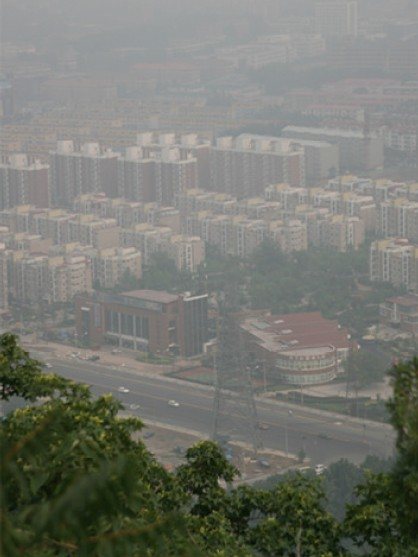
#> input picture C++/Test_Opencv/H26.jpg, 418 x 557 px, found by its file name
$ python guided_filter.py
#> lines starting #> are read from the running program, lines starting #| are printed output that depends on the picture; after the words box and inside, x2 and y2 are one past the last pixel; in counts of white or black regions, pixels touching at a corner belong together
"""
Created by Yu Ran
2022/10/11
"""
import numpy as np
import cv2
import copy
import matplotlib.pyplot as plt


class HazelRemove():
    def __init__(self, img):
        self.img = img
        self.darkImg = np.min(img, 2)
        # self.darkImg = cv2.erode(np.min(img, 2), (15, 15))
        self.num_pixels = len(img) * len(img[0])
        self.B_A, self.G_A, self.R_A = self.get_A_val()
        self.img_shape = img[:, :, 0].shape

    def display_dark_channel(self):
        cv2.imshow('dark img', self.darkImg)
        cv2.waitKey(0)

    def get_dark_channel(self, img):
        darkImg = np.min(img, 2)
        guided_darkImg = guidedfilter(darkImg, cv2.erode(darkImg, (15, 15)), 8, 500)
        return guided_darkImg

    def get_A_val(self):
        hist = cv2.calcHist([self.darkImg, 0], [0], None, [256], [0, 256])
        count = 0
        for i in range(254, 0, -1):
            count += hist[i]
            if count >= (self.num_pixels * 0.001):
                break
        threshold = i + 1
        print(threshold)
        max_element = np.array([0, 0, 0])

        for i in range(len(self.darkImg)):
            for j in range(len(self.darkImg[0])):
                if self.darkImg[i, j] >= threshold:
                    for channel in range(3):
                        max_element[channel] = max(max_element[channel], self.img[i, j, channel])
        max_element[max_element > 240] = 240
        print('A value for channel B, G, A', max_element[0], max_element[1], max_element[2])
        return max_element[0], max_element[1], max_element[2]

    def remove_hazel_DC(self, w=0.95):
        A = [self.B_A, self.G_A, self.R_A]
        output = np.zeros(self.img.shape)
        normalized_img = copy.copy(self.img).astype(np.float64)
        normalized_img[:, :, 0] = normalized_img[:, :, 0] / 255
        normalized_img[:, :, 1] = normalized_img[:, :, 1] / 255
        normalized_img[:, :, 2] = normalized_img[:, :, 2] / 255
        normalized_dark_img = self.get_dark_channel(img=normalized_img)
        for channel in range(3):
            tx = np.ones(self.img_shape) - w * normalized_dark_img
            tx[tx < 0.1] = 0.1
            temp1 = self.img[:, :, channel] - np.ones(self.img_shape) * A[channel]
            output[:, :, channel] = temp1 / tx + np.ones(self.img_shape) * A[channel]
        output = np.clip(output, 0, 255).astype(np.uint8)
        cv2.imshow('result', output)
        cv2.waitKey(0)
        return output

    def min_filter(self, img, K_size):
        height, width = img.shape
        pad = K_size // 2
        out_img = img.copy()
        pad_img = np.zeros((height + pad * 2, width + pad * 2))
        pad_img[pad: pad + height, pad: pad + width] = img.copy()

        for y in range(height):
            for x in range(width):
                out_img[y, x] = np.min(pad_img[y:y + K_size, x:x + K_size])
        return out_img

def boxfilter(img, r):
    (rows, cols) = img.shape
    imDst = np.zeros_like(img)

    imCum = np.cumsum(img, 0)
    imDst[0 : r+1, :] = imCum[r : 2*r+1, :]
    imDst[r+1 : rows-r, :] = imCum[2*r+1 : rows, :] - imCum[0 : rows-2*r-1, :]
    imDst[rows-r: rows, :] = np.tile(imCum[rows-1, :], [r, 1]) - imCum[rows-2*r-1 : rows-r-1, :]

    imCum = np.cumsum(imDst, 1)
    imDst[:, 0 : r+1] = imCum[:, r : 2*r+1]
    imDst[:, r+1 : cols-r] = imCum[:, 2*r+1 : cols] - imCum[:, 0 : cols-2*r-1]
    imDst[:, cols-r: cols] = np.tile(imCum[:, cols-1], [r, 1]).T - imCum[:, cols-2*r-1 : cols-r-1]

    return imDst

def guidedfilter(I, p, r, eps):
    (rows, cols) = I.shape
    N = boxfilter(np.ones([rows, cols]), r)

    meanI = boxfilter(I, r) / N
    meanP = boxfilter(p, r) / N
    meanIp = boxfilter(I * p, r) / N
    covIp = meanIp - meanI * meanP

    meanII = boxfilter(I * I, r) / N
    varI = meanII - meanI * meanI

    a = covIp / (varI + eps)
    b = meanP - a * meanI

    meanA = boxfilter(a, r) / N
    meanB = boxfilter(b, r) / N

    q = meanA * I + meanB
    return q

if __name__ == '__main__':
    img = cv2.imread('./db/IEI2019/H26.jpg')
#> img is the input picture: shape (557, 418, 3); mean B, G, R 112.6, 120.5, 118.5
    model = HazelRemove(img=img)
#> in __init__, `self.darkImg = np.min(img, 2)`:
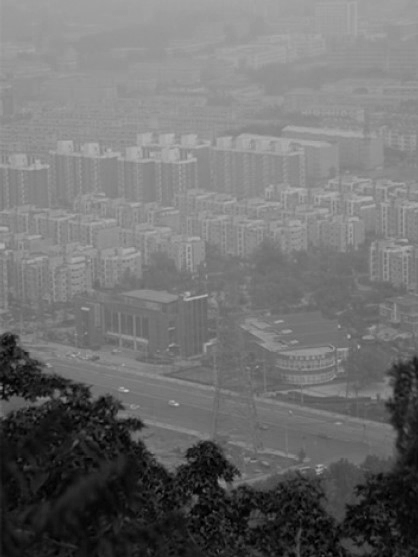
#> self.darkImg: shape (557, 418); min 0, max 198, mean 111.5
#> in __init__, `self.num_pixels = len(img) * len(img[0])`: self.num_pixels = 232826
#> in get_A_val, `hist = cv2.calcHist([self.darkImg, 0], [0], None, [256], [0, 256])`: hist = 256 values, max 5002 at index 149, min 0 at index 182, mean 909.5
#> the loop in get_A_val, `for i in range(254, 0, -1):` made 81 passes
#> count on passes 1 to 12: [0], [0], [0], [0], [0], [0], [0], [0], [0], [0], [0], [0]
#> after the loop in get_A_val, `for i in range(254, 0, -1):`: count = [270]
#> after the loop in get_A_val, `for i in range(len(self.darkImg)):`: max_element = [198, 203, 204]
#| A value for channel B, G, A 198 203 204
#> in __init__, `self.B_A, self.G_A, self.R_A = self.get_A_val()`: self.B_A = 198; self.G_A = 203; self.R_A = 204
    # model.display_dark_channel()

    result = model.remove_hazel_DC()
#> in remove_hazel_DC, `A = [self.B_A, self.G_A, self.R_A]`: A = [198, 203, 204]
#> in remove_hazel_DC, `normalized_img[:, :, 1] = normalized_img[:, :, 1] / 255`:
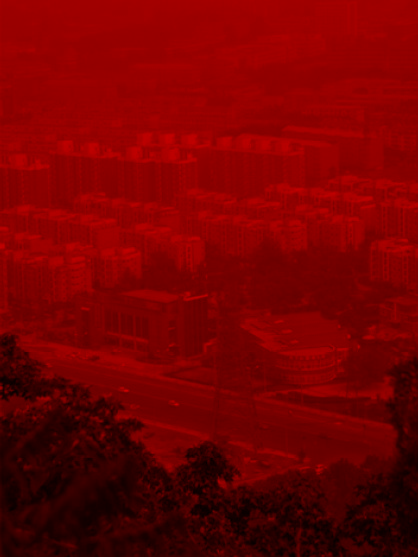
#> normalized_img: shape (557, 418, 3) float64; mean B, G, R 0.4, 0.5, 118.5
#> in boxfilter, `imCum = np.cumsum(img, 0)`: img: shape (557, 418) float64; every value is 1
#> in boxfilter, `imDst[:, cols-r: cols] = np.tile(imCum[:, cols-1], [r, 1]).T - imCum[:..`:
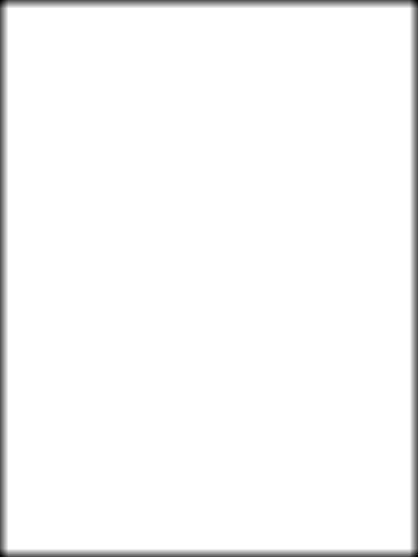
#> imDst: shape (557, 418) float64; min 81, max 289, mean 283.9; drawn with min black and max white
#> call 2 of boxfilter, with r = 8
#> in boxfilter (call 2), `imDst[rows-r: rows, :] = np.tile(imCum[rows-1, :], [r, 1]) - imCum[row..`:
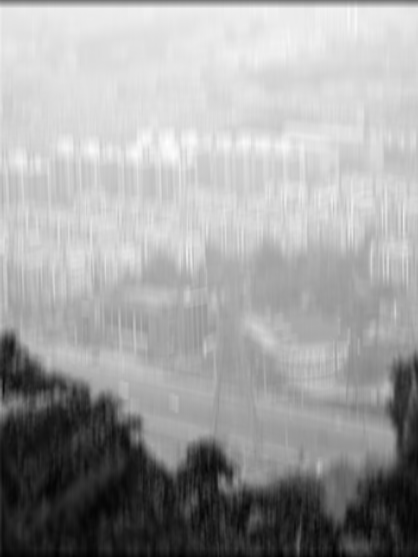
#> imDst: shape (557, 418) float64; min 0.365, max 11.42, mean 7.39; drawn with min black and max white
#> in boxfilter (call 2), `imDst[:, 0 : r+1] = imCum[:, r : 2*r+1]`: imDst: shape (557, 418) float64; 2.15% of pixels changed, all inside (x1, y1, x2, y2) = (0, 0, 9, 557)
#> in boxfilter (call 2), `imDst[:, cols-r: cols] = np.tile(imCum[:, cols-1], [r, 1]).T - imCum[:..`: imDst: shape (557, 418) float64; min 5.58, max 187.8, mean 124.4
#> in boxfilter (call 3), `imDst[rows-r: rows, :] = np.tile(imCum[rows-1, :], [r, 1]) - imCum[row..`: imDst: shape (557, 418) float64; min 0.271, max 11.35, mean 7.29
#> call 4 of boxfilter, with r = 8
#> in boxfilter (call 4), `imDst[rows-r: rows, :] = np.tile(imCum[rows-1, :], [r, 1]) - imCum[row..`: imDst: shape (557, 418) float64; min 0.0155, max 7.62, mean 3.75
#> in boxfilter (call 4), `imCum = np.cumsum(imDst, 1)`:
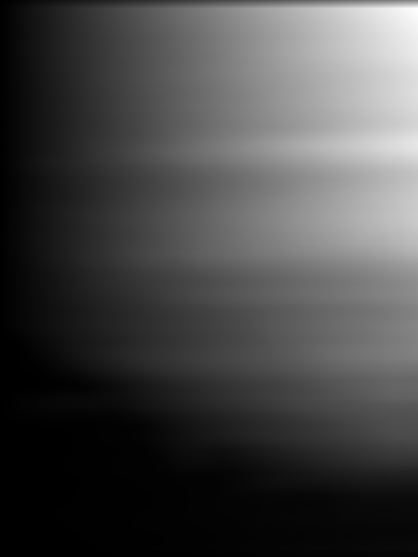
#> imCum: shape (557, 418) float64; min 0.12, max 2782.2, mean 777.2; drawn with min black and max white
#> in boxfilter (call 4), `imDst[:, 0 : r+1] = imCum[:, r : 2*r+1]`: imDst: shape (557, 418) float64; min 0.0155, max 109.5, mean 4.6
#> in boxfilter (call 4), `imDst[:, cols-r: cols] = np.tile(imCum[:, cols-1], [r, 1]).T - imCum[:..`:
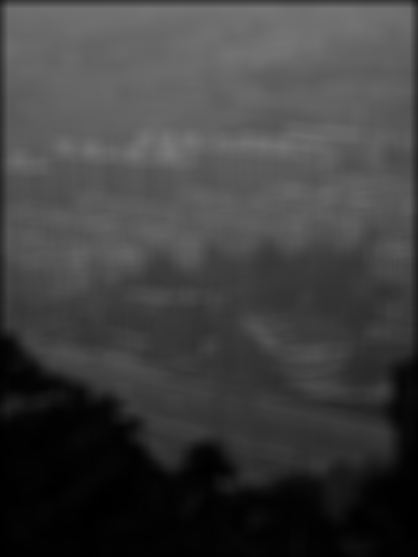
#> imDst: shape (557, 418) float64; min 0.358, max 120.8, mean 63.3
#> in guidedfilter, `covIp = meanIp - meanI * meanP`:
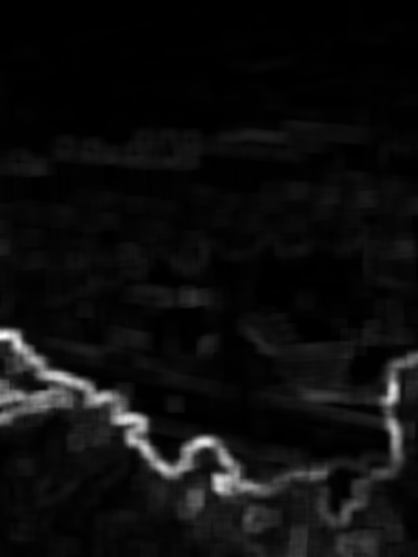
#> covIp: shape (557, 418) float64; min 2.03e-06, max 0.0264, mean 0.00147; drawn with min black and max white
    # cv2.imwrite('./result/H18.jpg', result)

$ run again, with C++/Test_Opencv/H1.jpg copied over C++/Test_Opencv/H26.jpg
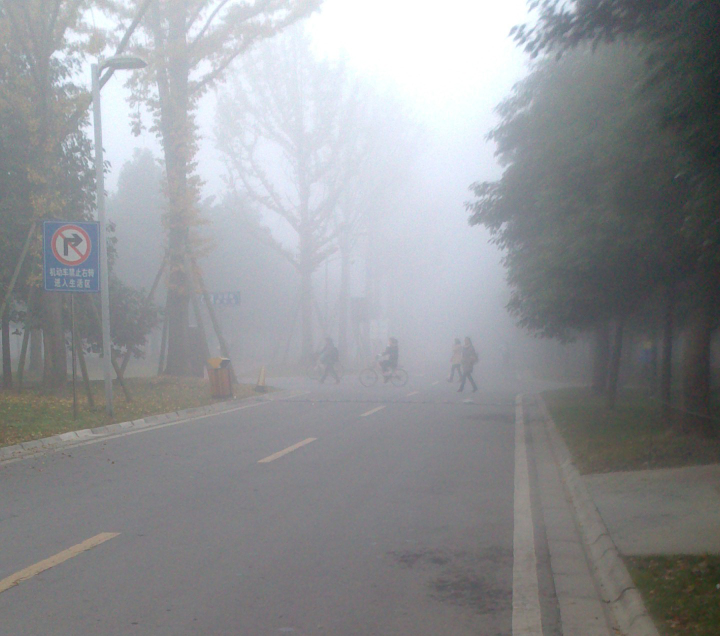
#> input picture C++/Test_Opencv/H1.jpg, 1440 x 1271 px, found by its file name (shown at 1/2 size)
#> img is the input picture: shape (1271, 1440, 3); mean B, G, R 149.6, 146.6, 144.6
#> self.num_pixels = 1830240
#> hist = 256 values, max 54770 at index 255, min 0 at index 0, mean 7149.4
#> the loop in get_A_val, `for i in range(254, 0, -1):` made 1 pass
#> count on pass 1: [3473]
#> after the loop in get_A_val, `for i in range(len(self.darkImg)):`: max_element = [255, 255, 255]
#| A value for channel B, G, A 240 240 240
#> self.B_A = 240
#> A = [240, 240, 240]
#> img: shape (1271, 1440) float64; every value is 1
#> in boxfilter (call 4), `imCum = np.cumsum(imDst, 1)`:
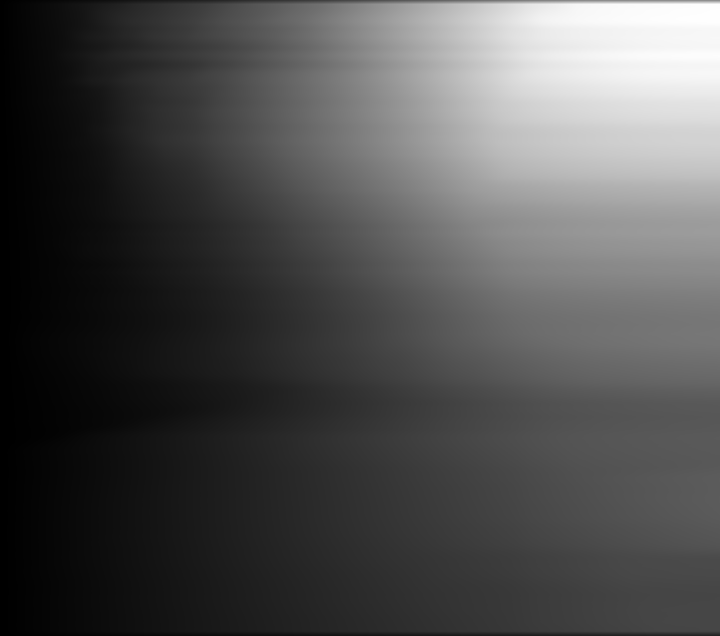
#> imCum: shape (1271, 1440) float64 (shown at 1/2 size); min 1.58, max 15390.8, mean 4759.5; drawn with min black and max white
#> in guidedfilter, `covIp = meanIp - meanI * meanP`:
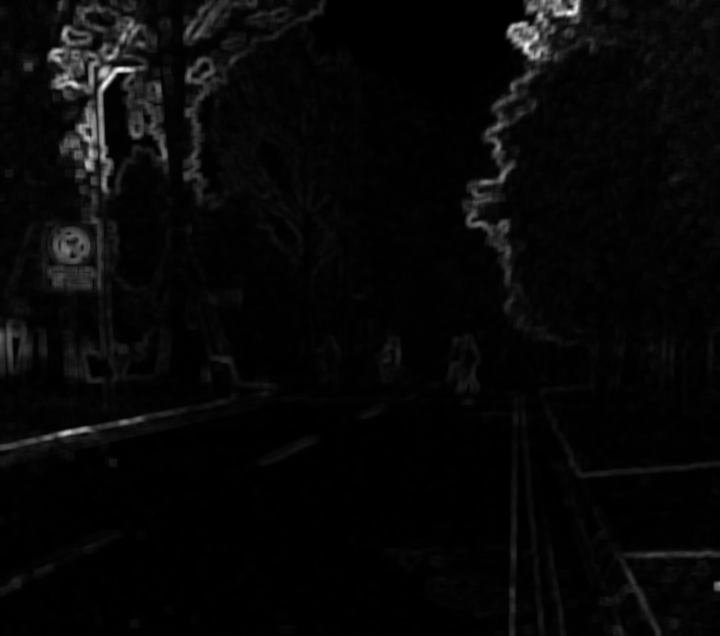
#> covIp: shape (1271, 1440) float64 (shown at 1/2 size); min -6.33e-15, max 0.0168, mean 0.000513; drawn with min black and max white

$ run again, with C++/Test_Opencv/H11.jpg copied over C++/Test_Opencv/H26.jpg
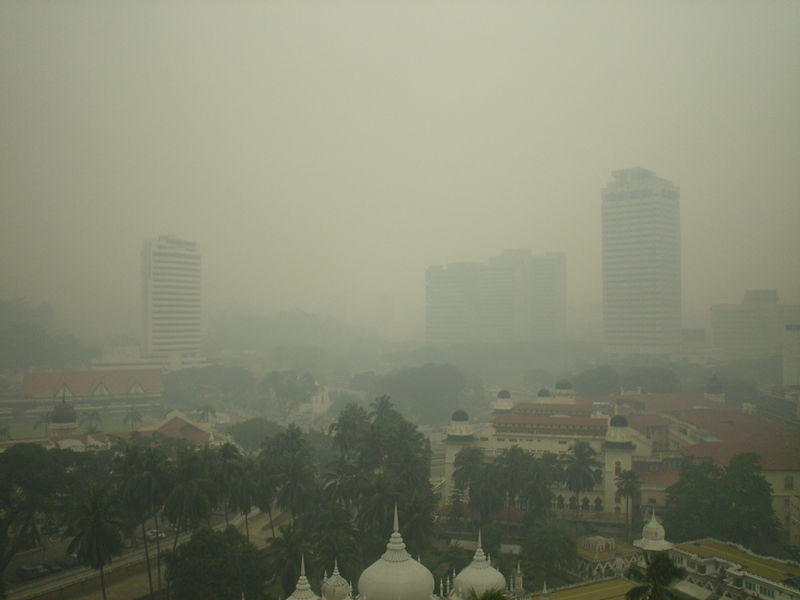
#> input picture C++/Test_Opencv/H11.jpg, 800 x 600 px, found by its file name
#> img is the input picture: shape (600, 800, 3); mean B, G, R 113.7, 134.1, 131
#> in __init__, `self.darkImg = np.min(img, 2)`:
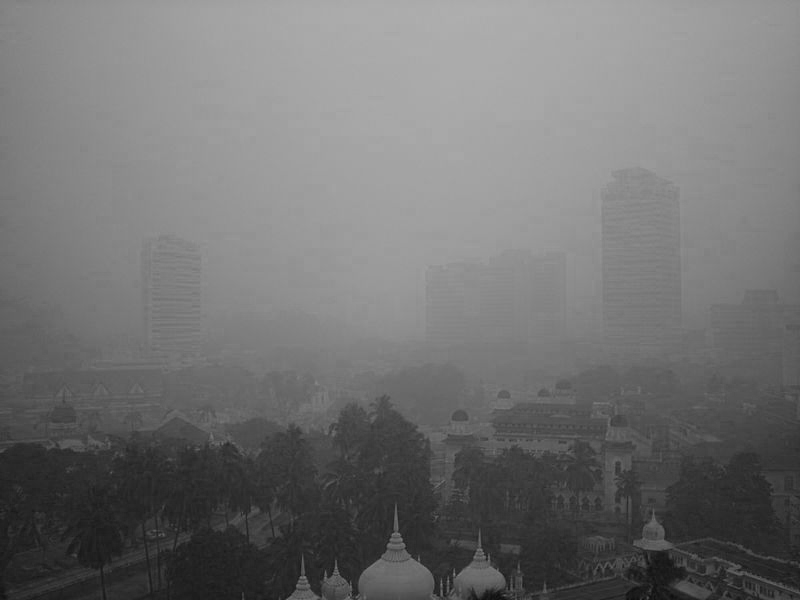
#> self.darkImg: shape (600, 800); min 12, max 175, mean 113.7
#> self.num_pixels = 480000
#> hist = 256 values, max 8649 at index 168, min 0 at index 0, mean 1875
#> after the loop in get_A_val, `for i in range(254, 0, -1):`: count = [512]
#> after the loop in get_A_val, `for i in range(len(self.darkImg)):`: max_element = [175, 196, 194]
#| A value for channel B, G, A 175 196 194
#> self.B_A = 175; self.G_A = 196; self.R_A = 194
#> A = [175, 196, 194]
#> img: shape (600, 800) float64; every value is 1
#> in guidedfilter, `covIp = meanIp - meanI * meanP`:
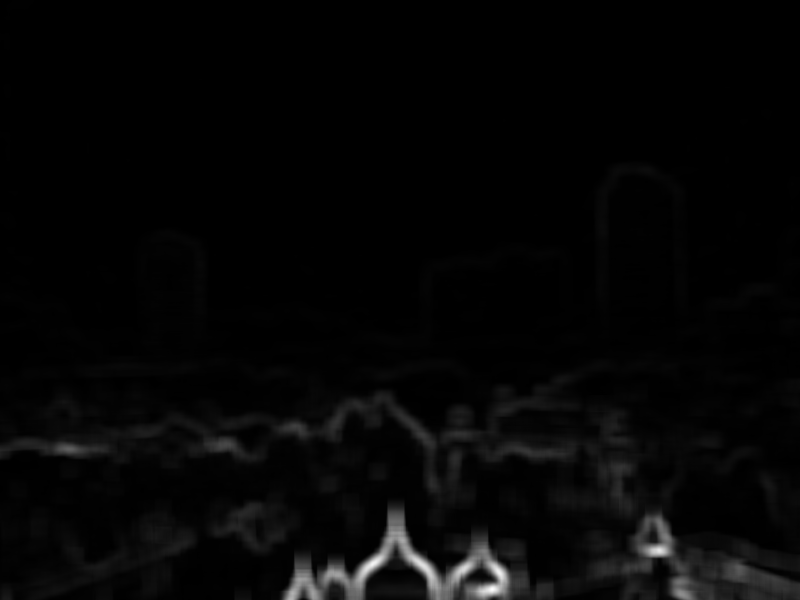
#> covIp: shape (600, 800) float64; min 2.61e-15, max 0.0139, mean 0.000337; drawn with min black and max white

$ run again, with C++/Test_Opencv/H16.jpg copied over C++/Test_Opencv/H26.jpg
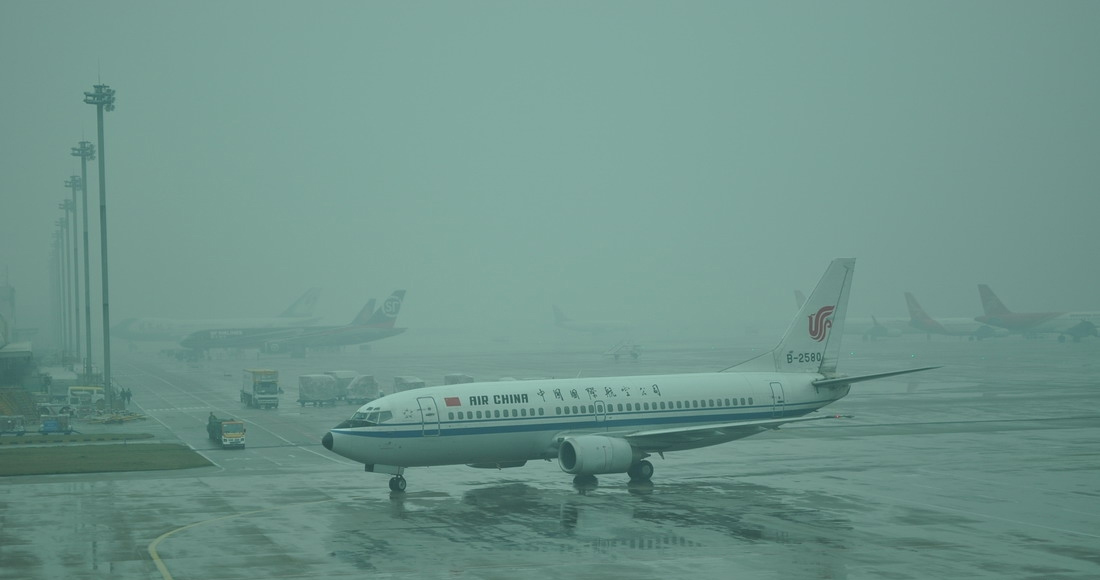
#> input picture C++/Test_Opencv/H16.jpg, 1100 x 580 px, found by its file name
#> img is the input picture: shape (580, 1100, 3); mean B, G, R 139, 147.8, 110.6
#> self.num_pixels = 638000
#> hist = 256 values, max 45304 at index 128, min 0 at index 0, mean 2492.2
#> after the loop in get_A_val, `for i in range(254, 0, -1):`: count = [671]
#> after the loop in get_A_val, `for i in range(len(self.darkImg)):`: max_element = [201, 205, 163]
#| A value for channel B, G, A 201 205 163
#> self.B_A = 201; self.G_A = 205; self.R_A = 163
#> A = [201, 205, 163]
#> img: shape (580, 1100) float64; every value is 1
#> in guidedfilter, `covIp = meanIp - meanI * meanP`:
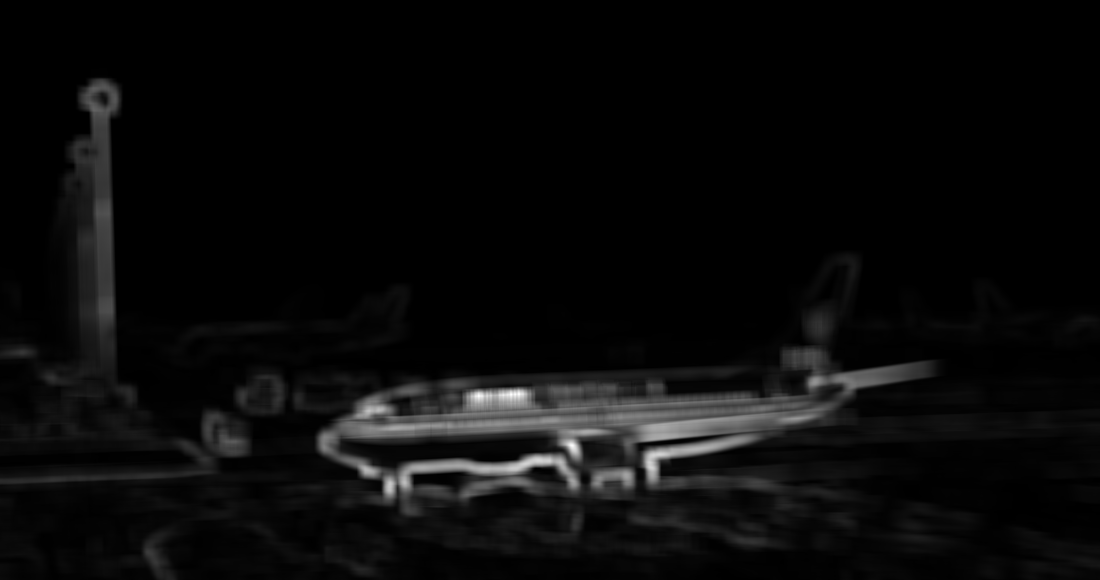
#> covIp: shape (580, 1100) float64; min -3.32e-05, max 0.0197, mean 0.000784; drawn with min black and max white
